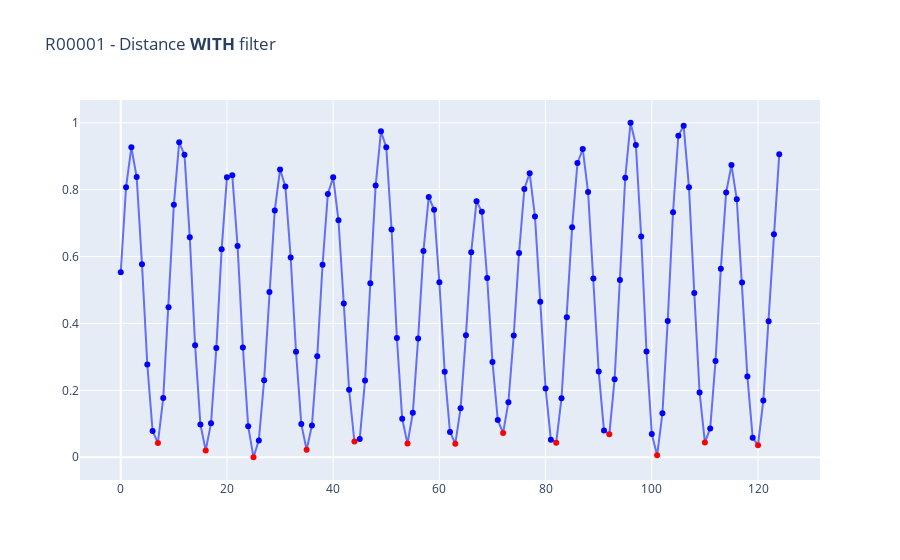

This figure's notebook cell:
### Code cell
import plotly.graph_objects as go

fig = go.Figure()
fig.add_trace(go.Scatter(x=data_pivot['frame'], y=data_pivot['dist_norm'], mode='markers+lines', 
                         marker_color=data_pivot['flag_minima_rolling'].map({True: 'red', False: 'blue'})))

fig.update_layout(title=f'{participant.replace(".avi", "")} - Distance <b>WITH</b> filter').show()

### Figure 1 — Plotly figure (JSON) as saved in the notebook; plotly's stock layout.template omitted (floating-point values rounded to 4 significant figures)
{"data": [{"marker": {"color": ["blue", "blue", "blue", "blue", "blue", "blue", "blue", "red", "blue", "blue", "blue", "blue", "blue", "blue", "blue", "blue", "red", "blue", "blue", "blue", "blue", "blue", "blue", "blue", "blue", "red", "blue", "blue", "blue", "blue", "blue", "blue", "blue", "blue", "blue", "red", "blue", "blue", "blue", "blue", "blue", "blue", "blue", "blue", "red", "blue", "blue", "blue", "blue", "blue", "blue", "blue", "blue", "blue", "red", "blue", "blue", "blue", "blue", "blue", "blue", "blue", "blue", "red", "blue", "blue", "blue", "blue", "blue", "blue", "blue", "blue", "red", "blue", "blue", "blue", "blue", "blue", "blue", "blue", "blue", "blue", "red", "blue", "blue", "blue", "blue", "blue", "blue", "blue", "blue", "blue", "red", "blue", "blue", "blue", "blue", "blue", "blue", "blue", "blue", "red", "blue", "blue", "blue", "blue", "blue", "blue", "blue", "blue", "red", "blue", "blue", "blue", "blue", "blue", "blue", "blue", "blue", "blue", "red", "blue", "blue", "blue", "blue"]}, "mode": "markers+lines", "type": "scatter", "x": [0, 1, 2, 3, 4, 5, 6, 7, 8, 9, 10, 11, 12, 13, 14, 15, 16, 17, 18, 19, 20, 21, 22, 23, 24, 25, 26, 27, 28, 29, 30, 31, 32, 33, 34, 35, 36, 37, 38, 39, 40, 41, 42, 43, 44, 45, 46, 47, 48, 49, 50, 51, 52, 53, 54, 55, 56, 57, 58, 59, 60, 61, 62, 63, 64, 65, 66, 67, 68, 69, 70, 71, 72, 73, 74, 75, 76, 77, 78, 79, 80, 81, 82, 83, 84, 85, 86, 87, 88, 89, 90, 91, 92, 93, 94, 95, 96, 97, 98, 99, 100, 101, 102, 103, 104, 105, 106, 107, 108, 109, 110, 111, 112, 113, 114, 115, 116, 117, 118, 119, 120, 121, 122, 123, 124], "y": [0.5529, 0.8075, 0.9265, 0.8376, 0.5768, 0.2774, 0.07822, 0.04289, 0.1768, 0.4485, 0.7545, 0.9416, 0.9043, 0.6573, 0.3349, 0.09811, 0.02052, 0.1017, 0.3263, 0.6217, 0.837, 0.8428, 0.6317, 0.3284, 0.09251, 0, 0.05033, 0.2303, 0.4938, 0.7378, 0.8602, 0.8096, 0.597, 0.3157, 0.09904, 0.02233, 0.09483, 0.3022, 0.5757, 0.7872, 0.8368, 0.7084, 0.4598, 0.2017, 0.04688, 0.05445, 0.2291, 0.5202, 0.8123, 0.9744, 0.9268, 0.6807, 0.3564, 0.115, 0.04079, 0.133, 0.3549, 0.6165, 0.7781, 0.7401, 0.523, 0.2556, 0.07539, 0.04047, 0.1468, 0.3648, 0.6132, 0.7655, 0.734, 0.5357, 0.2851, 0.1112, 0.07222, 0.1645, 0.3642, 0.6104, 0.8021, 0.8493, 0.7197, 0.4645, 0.2057, 0.05223, 0.0437, 0.1766, 0.4188, 0.6879, 0.8793, 0.9215, 0.7929, 0.5344, 0.2567, 0.08014, 0.0686, 0.2333, 0.5297, 0.8354, 1, 0.9338, 0.6599, 0.3163, 0.0694, 0.005741, 0.1314, 0.4077, 0.7325, 0.9613, 0.9908, 0.8069, 0.4912, 0.1937, 0.0444, 0.08618, 0.2878, 0.5632, 0.7915, 0.8734, 0.771, 0.5223, 0.2416, 0.05815, 0.0361, 0.1699, 0.4067, 0.6669, 0.9055]}], "layout": {"title": {"text": "R00001 - Distance <b>WITH</b> filter"}}}
